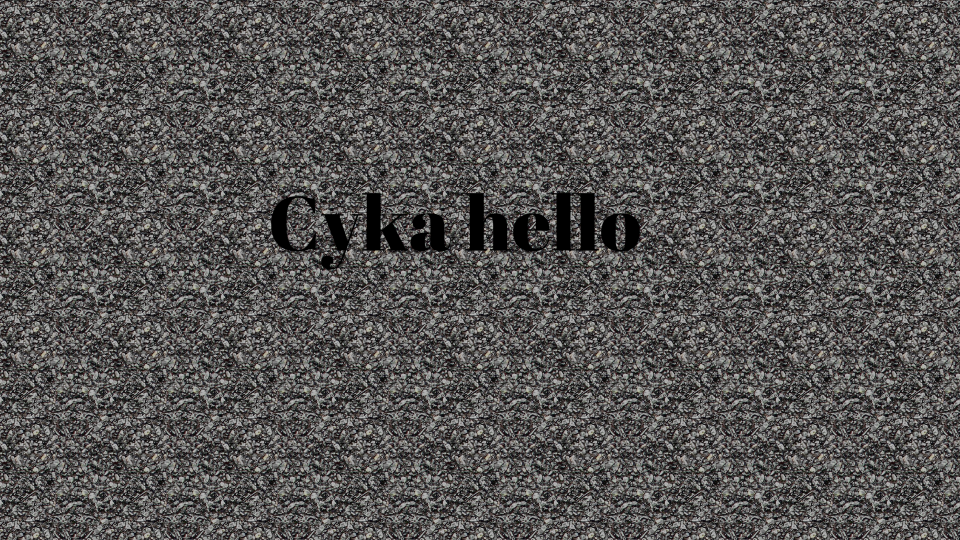
#> input picture gravel.png, 1920 x 1080 px (shown at 1/2 size)
$ python i.py
#> lines starting #> are read from the running program, lines starting #| are printed output that depends on the picture; after the words box and inside, x2 and y2 are one past the last pixel; in counts of white or black regions, pixels touching at a corner belong together
import os
# Force CPU
# os.environ["CUDA_VISIBLE_DEVICES"] = "-1"
# Debug messages
# 0 = all messages are logged (default behavior)
# 1 = INFO messages are not printed
# 2 = INFO and WARNING messages are not printed
# 3 = INFO, WARNING, and ERROR messages are not printed
os.environ['TF_CPP_MIN_LOG_LEVEL'] = '3'


import cv2
import imghdr
import numpy as np
import pathlib

image_file = "gravel.png"
img = cv2.imread(image_file)
#> img is the input picture: shape (1080, 1920, 3); mean B, G, R 82.4, 83.5, 85.5
gray = cv2.cvtColor(img, cv2.COLOR_BGR2GRAY)
ret, thresh = cv2.threshold(gray, 0, 255, cv2.THRESH_BINARY)
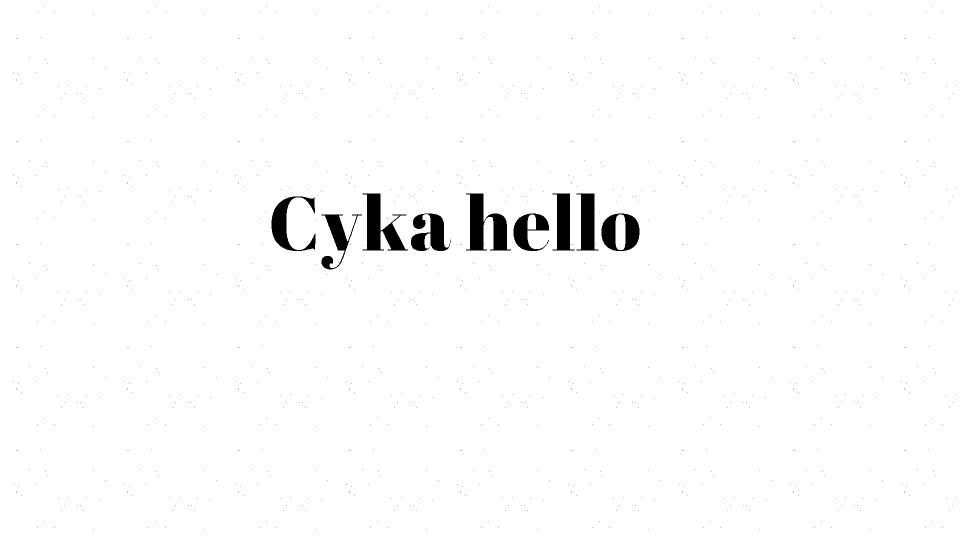
#> thresh: shape (1080, 1920) (shown at 1/2 size); 98.4% white; 1118 black regions (1109 under 20 px), largest, box (x1, y1, x2, y2) and area: (932, 387, 1022, 501) 5144, (725, 387, 816, 501) 4599, (822, 427, 900, 502) 3413
img_erode = cv2.erode(thresh, np.ones((3, 3), np.uint8), iterations=1)
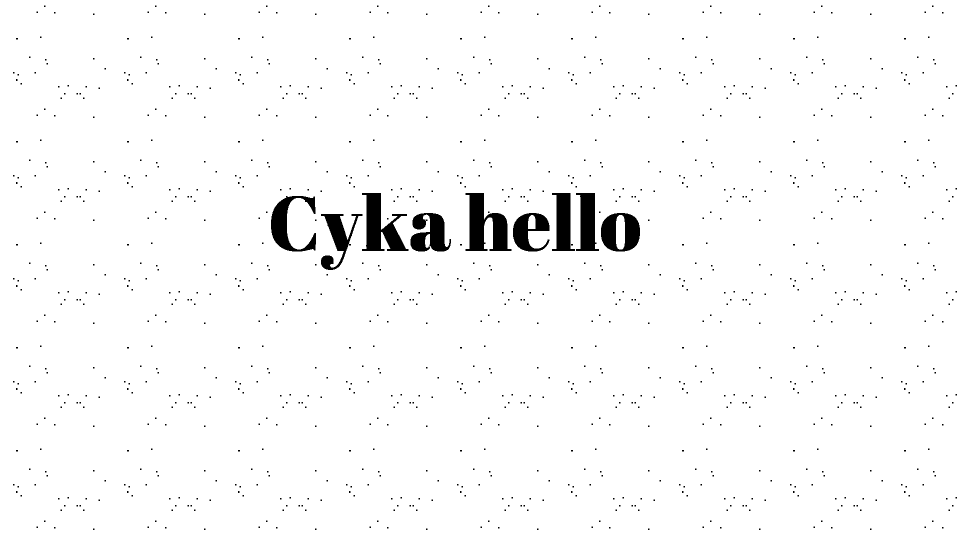
#> img_erode: shape (1080, 1920) (shown at 1/2 size); 97.8% white; 1111 black regions (1102 under 20 px)

# Get contours
contours, hierarchy = cv2.findContours(img_erode, cv2.RETR_TREE, cv2.CHAIN_APPROX_NONE)
#> contours = 1116 contours, 1104 with area under 20; largest, box (x1, y1, x2, y2) and area: (0, 0, 1920, 1080) 2070601, (930, 385, 1024, 503) 6065, (723, 385, 818, 503) 5580, (1201, 425, 1281, 504) 5136, (541, 391, 633, 504) 4316

output = img.copy()

for idx, contour in enumerate(contours):
    (x, y, w, h) = cv2.boundingRect(contour)
    # print("R", idx, x, y, w, h, cv2.contourArea(contour), hierarchy[0][idx])
    # hierarchy[i][0]: the index of the next contour of the same level
    # hierarchy[i][1]: the index of the previous contour of the same level
    # hierarchy[i][2]: the index of the first child
    # hierarchy[i][3]: the index of the parent
    if hierarchy[0][idx][3] == 0:
        cv2.rectangle(output, (x, y), (x + w, y + h), (70, 0, 0), 1)
#> this loop made 1116 passes
#> (x, y, w, h) on passes 1 to 3: (0, 0, 1920, 1080), (1739, 1056, 5, 5), (1517, 1056, 5, 5)
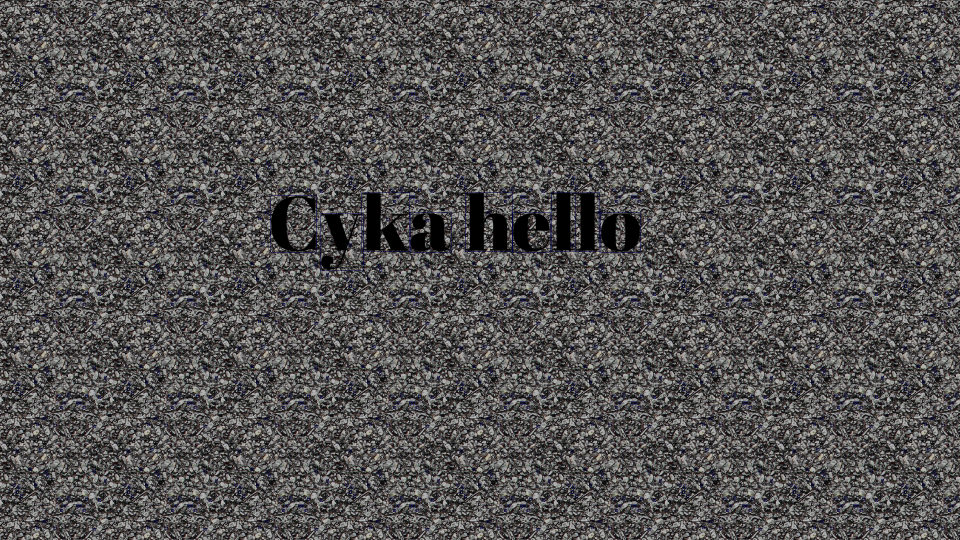
#> output: shape (1080, 1920, 3) (shown at 1/2 size); 1.22% of pixels changed, all inside (x1, y1, x2, y2) = (25, 10, 1916, 1062)


cv2.imshow("Input", img)
cv2.imshow("Enlarged", img_erode)
cv2.imshow("Output", output)
cv2.waitKey(0)


#> (the run stopped early here; a loop or call above may not have finished)
